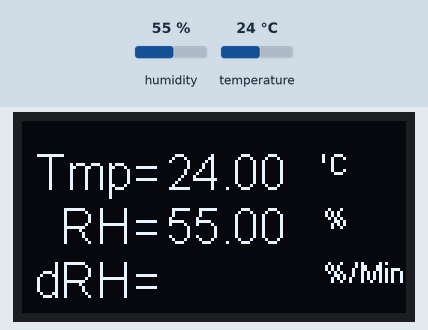
This program was run on a simulated ESP32. On the bench: 128×64 one-colour display. Inputs (shaded band) come from the test bench; at power-on: humidity 55 %, temperature 24 °C.

Above: at 2.8 s.
2.9 s: humidity set to 22 %
At 6.2 s:
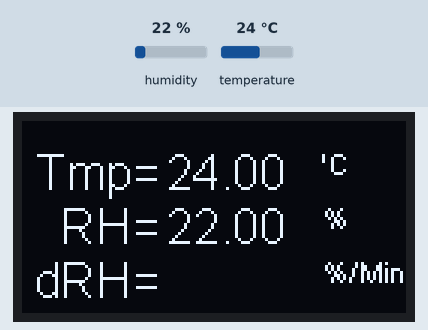
6.5 s: temperature set to 12 °C
At 9.3 s:
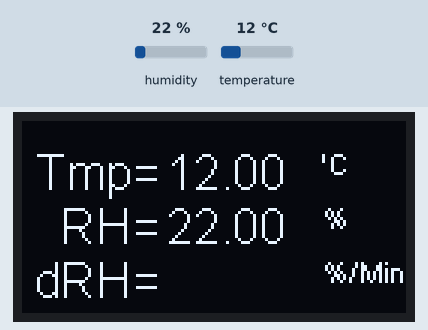
10.5 s: humidity set to 40 %
At 13.5 s:
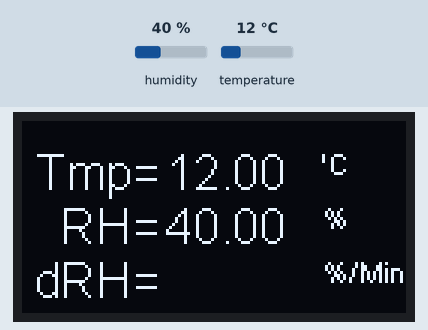
14.5 s: temperature set to 19 °C
At 17.8 s:
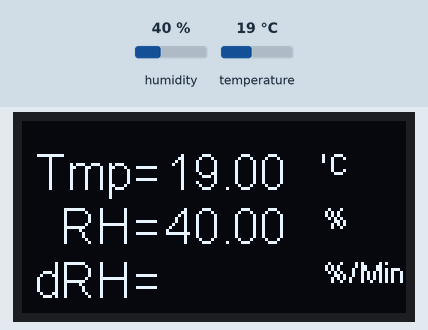
Timing chart, 0 to 19.3 s (numbered marks = the images above; inputs shaded):
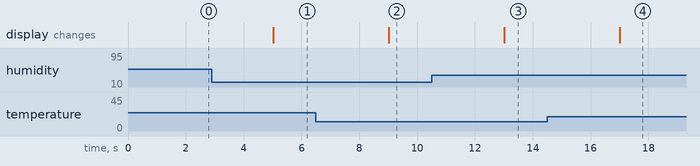

The program:

main.cpp
```cpp
#include <Arduino.h>
#include <Wire.h>
#include <SH1106Wire.h>
#include <DHT.h> // Digital relative humidity & temperature sensor AM2302/DHT22
#include "SlopeTracker.h"

#define TIME_STEP_DISP 1000
//
//#define DHTTYPE DHT11
//#define DHTPIN 19

#ifdef ARDUINO_ESP8266_WEMOS_D1MINI
#define DHTPIN D5
#endif

#ifdef ARDUINO_ESP32_DEV
#define DHTPIN 23
#endif

#define DHTTYPE DHT22 // DHT 22 (AM2302)
DHT dht(DHTPIN, DHTTYPE);

SH1106Wire display(0x3c, SDA, SCL); // ADDRESS, SDA, SCL


const int x_pin = 34,
          button_pin = 35;
unsigned long int time_next_d = 0;
float temp_realtime, rh_realtime, rh_1s_mva, rh_rate;
const uint8_t avg_sample_time = 250;                          // ms
const uint16_t trend_sample_time = 1000;                      // ms
SlopeTracker rh_short_buffer(4, avg_sample_time / 60000.0);   // 4 data points, 0.25 second each
SlopeTracker rh_long_buffer(30, trend_sample_time / 60000.0); // 60 data points, 0.5 minutes each
unsigned long avg_timer_due = 0, trend_timer_due = 0;
uint8_t x_1col = 46, x_2col = 100, y_1row = 8, y_2row = 26, y_3row = 44;

void draw_background()
{
  display.setFont(ArialMT_Plain_16);
  display.setTextAlignment(TEXT_ALIGN_RIGHT);
  display.drawString(x_1col, y_1row, "Tmp=");
  display.drawString(x_1col, y_2row, " RH=");
  display.drawString(x_1col, y_3row, "dRH=");
  display.setFont(ArialMT_Plain_10);
  display.setTextAlignment(TEXT_ALIGN_LEFT);
  display.drawString(x_2col, y_1row, "'C");
  display.drawString(x_2col, y_2row, "%");
  display.drawString(x_2col, y_3row, "%/Min");
}

void setup()
{
  Serial.begin(9600);
  display.init();
  display.flipScreenVertically();
  // display.setColor(WHITE);
  display.clear();
  draw_background();
  pinMode(x_pin, INPUT);
  pinMode(button_pin, INPUT);
  // display.displayOn();
  display.setTextAlignment(TEXT_ALIGN_LEFT);
  display.display();

  dht.begin();
}

void loop()
{
  temp_realtime = dht.readTemperature(); // read_sensor
  rh_realtime = dht.readHumidity();      // read_sensor

  if (millis() >= avg_timer_due)
  {
    avg_timer_due += avg_sample_time;
    rh_short_buffer.addPoint(rh_realtime);
    if (rh_short_buffer.ready())
    {
      rh_1s_mva = rh_short_buffer.getAvg();
    }
    else
    {
      rh_1s_mva = rh_realtime;
    }
  }
  if (millis() >= trend_timer_due)
  {
    trend_timer_due += trend_sample_time;
    rh_long_buffer.addPoint(rh_1s_mva);
    if (rh_long_buffer.ready())
    {
      rh_rate = rh_long_buffer.getSlope();
    }
  }

  /*
    if (!digitalRead(button_pin))
    {
      Serial.println("Reseted Buffer");
      rh_long_buffer.reset();
    }
  */

  if (millis() > time_next_d)
  {
    time_next_d += TIME_STEP_DISP;
    uint16_t xc = x_1col + 2;
    display.clear();
    draw_background();
    display.setFont(ArialMT_Plain_16);
    display.setTextAlignment(TEXT_ALIGN_LEFT);
    display.drawString(xc, y_1row, String(temp_realtime));
    display.drawString(xc, y_2row, String(rh_1s_mva));
    if (rh_long_buffer.ready())
    {
      display.drawString(xc, y_3row, String(rh_rate));
      display.print(rh_rate);
      int8_t xl = x_2col + 10, yl = 32, k = 5;
      display.drawLine(xl, yl + (int)rh_rate * k, xl + 10, yl - (int)(rh_rate * (float)k));
    }
    display.display();
  }
}
```

Measured:
- after the input at 2.9 s, the display: changes after 2.1 s (image 1)
- after the input at 6.5 s, the display: changes after 2.5 s (image 2)
- after the input at 10.5 s, the display: changes after 2.5 s (image 3)
